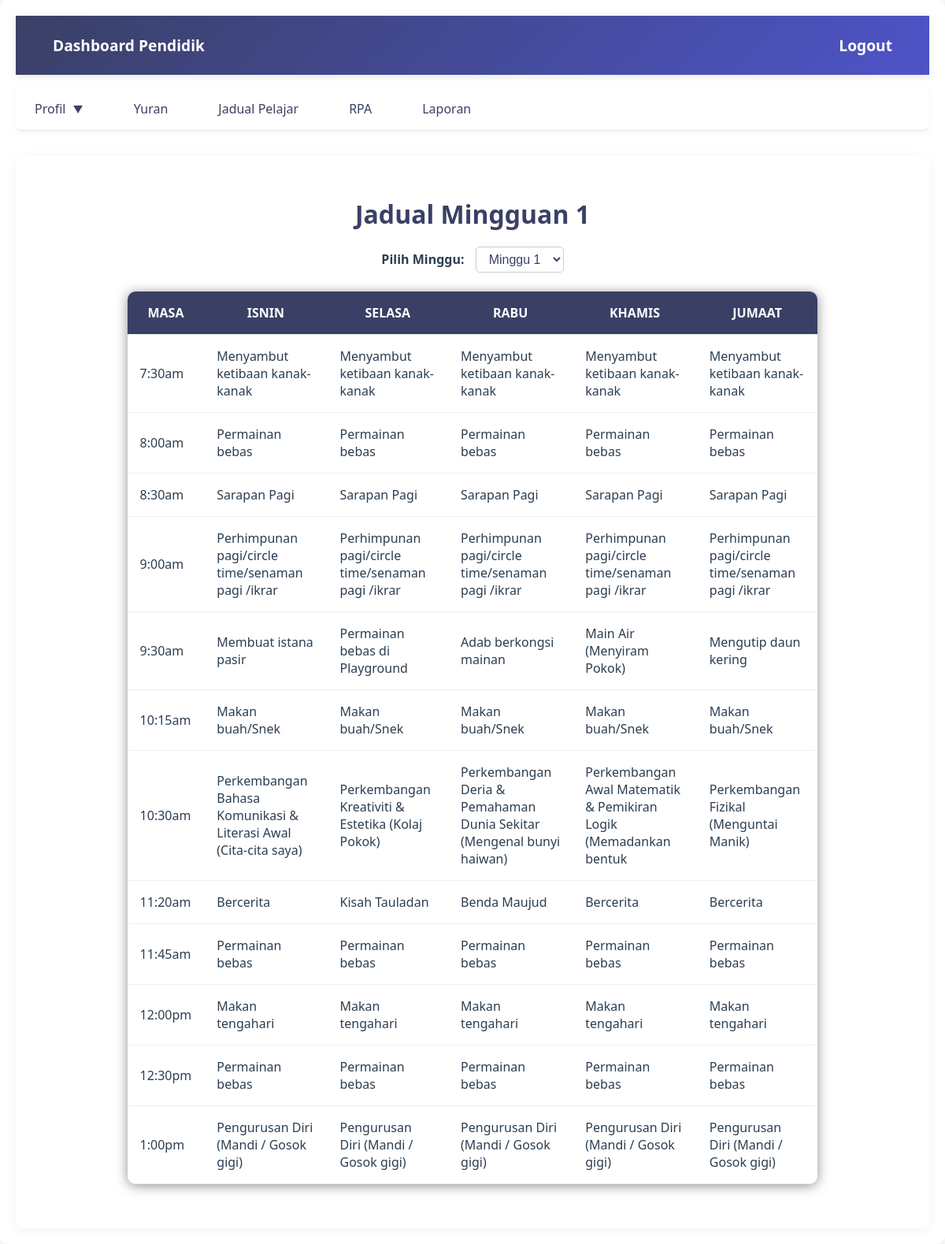
Page /display_jadualPendidik.php on the committed database.
### tables this page shows
CREATE TABLE `jadual` (
  `IdJadual` int(11) NOT NULL,
  `Masa` time NOT NULL,
  `Isnin` text DEFAULT NULL,
  `Selasa` text DEFAULT NULL,
  `Rabu` text DEFAULT NULL,
  `Khamis` text DEFAULT NULL,
  `Jumaat` text DEFAULT NULL,
  `id_pentadbir` int(11) NOT NULL,
  `minggu` int(2) DEFAULT NULL
);

### display_jadualPendidik.php (the view, shortened to what this page needs)
<?php
include 'config.php';
function convertToAmPm($time) {
    return date("g:ia", strtotime($time));
}
$selected_minggu = isset($_GET['minggu']) ? intval($_GET['minggu']) : 1;
?>
<!DOCTYPE html>
<html lang="en">
<head>
    <link rel="stylesheet" href="css/dashboard.css" />
</head>
<body class="dashboard-container">
    <div class="container">
        <header>
            <a href="pendidik_dashboard.php"><span>Dashboard Pendidik</span></a>
            <a href="logout.php">Logout</a>
        </header>
       <nav>
            <ul>
                <li class="dropdown-parent">
                    <a href="#">Profil <span class="dropdown-icon">&#x25BC;</span></a>
                </li>
                <li><a href="yuranPendidik.php">Yuran</a></li>
                <li><a href="display_jadualPendidik.php">Jadual Pelajar</a></li>
                <li><a href="rpa.php">RPA</a></li>
                <li><a href="laporan.php">Laporan</a></li>
            </ul>
        </nav>
         <main>
        <h2 style="text-align: center; margin: 20px 0;">Jadual Mingguan <?php echo $selected_minggu; ?></h2>
        <form method="GET" action="display_jadualPendidik.php" style="text-align:center; margin-bottom: 20px;">
            <label for="minggu-select" style="margin-right: 10px; font-weight: bold;">Pilih Minggu:</label>
            <select name="minggu" id="minggu-select" onchange="this.form.submit()"
                    style="padding: 6px 12px; font-size: 1rem; border-radius: 5px; border: 1px solid #ccc; cursor: pointer;">
                <?php
                for ($i = 1; $i <= 4; $i++) {
                    $selected = ($i == $selected_minggu) ? "selected" : "";
                    echo "<option value='$i' $selected>Minggu $i</option>";
                }
                ?>
            </select>
        </form>
        <table>
            <thead>
                <tr>
                    <th>Masa</th>
                    <th>Isnin</th>
                    <th>Selasa</th>
                    <th>Rabu</th>
                    <th>Khamis</th>
                    <th>Jumaat</th>
                </tr>
            </thead>
            <tbody>
                <?php
                $stmt = $conn->prepare("SELECT Masa, Isnin, Selasa, Rabu, Khamis, Jumaat FROM jadual WHERE minggu = ? ORDER BY STR_TO_DATE(Masa, '%H:%i')");
                $stmt->bind_param("i", $selected_minggu);
                $stmt->execute();
                $result = $stmt->get_result();
                if ($result->num_rows === 0) {
                    echo "<tr><td colspan='6'>Tiada data untuk Minggu $selected_minggu.</td></tr>";
                } else {
                    while ($row = $result->fetch_assoc()) {
                        $formattedTime = convertToAmPm($row['Masa']);
                        echo "<tr>";
                        echo "<td>{$formattedTime}</td>";
                        echo "<td>{$row['Isnin']}</td>";
                        echo "<td>{$row['Selasa']}</td>";
                        echo "<td>{$row['Rabu']}</td>";
                        echo "<td>{$row['Khamis']}</td>";
                        echo "<td>{$row['Jumaat']}</td>";
                        echo "</tr>";
                    }
                }
                ?>
            </tbody>
        </table>
        </main>
    </div>
</body>
</html>

### css/dashboard.css (style rules this page uses)
.dashboard-container { font-family: 'Segoe UI', system-ui, -apple-system, sans-serif; margin: 0; padding: 0; background: #f8f9fa; color: #2c3e50; width: 100%; box-sizing: border-box; min-height: 100vh; }
.dashboard-container .container { max-width: 1200px; width: 100%; margin: 0 auto; padding: 20px; background: #fff; box-shadow: 0 2px 15px rgba(0, 0, 0, 0.05); border-radius: 10px; box-sizing: border-box; }
.dashboard-container header { display: flex; justify-content: space-between; align-items: center; background: linear-gradient(135deg, #3a4065 0%, #4e54c8 100%); padding: 1rem 2rem; color: white; font-size: 1.2em; font-weight: bold; width: 100%; box-sizing: border-box; box-shadow: 0 2px 10px rgba(0, 0, 0, 0.1); }
.dashboard-container header a { color: white; text-decoration: none; font-size: 1em; padding: 8px 15px; border-radius: 5px; transition: all 0.3s ease; }
.dashboard-container nav { background: #ffffff; border-bottom: 1px solid rgba(0, 0, 0, 0.1); width: 100%; box-sizing: border-box; margin-bottom: 2rem; box-shadow: 0 2px 10px rgba(0, 0, 0, 0.05); }
.dashboard-container nav ul { list-style: none; padding: 0; margin: 0; display: flex; align-items: center; gap: 1rem; }
.dashboard-container nav ul li { position: relative; }
.dashboard-container nav ul li a { color: #3a4065; text-decoration: none; padding: 1rem 1.5rem; display: block; font-weight: 500; transition: all 0.3s ease; }
.dropdown-parent > a { display: flex; align-items: center; gap: 5px; }
.dropdown-icon { font-size: 0.8em; transition: transform 0.3s ease; }
.dashboard-container main { padding: 2rem; background: #fff; width: 100%; box-sizing: border-box; border-radius: 10px; box-shadow: 0 2px 15px rgba(0, 0, 0, 0.05); }
.dashboard-container main h2 { margin-top: 0; color: #3a4065; font-size: 2rem; font-weight: 700; text-align: left; margin-bottom: 1.5rem; }
.dashboard-container table { width: 80%; border-collapse: collapse; margin: 1.5rem auto; background: white; border-radius: 10px; overflow: hidden; box-shadow: 0 2px 15px rgba(0, 0, 0, 0.449); }
.dashboard-container th, .dashboard-container td { padding: 1rem; border-bottom: 1px solid #eee; }
.dashboard-container th { background: #3a4065; font-weight: 600; color: #ffffff; text-align: center; }
.dashboard-container td { text-align: left; }
nav ul { list-style-type: none; margin: 0; padding: 0; display: flex; gap: 10px; background-color: #3a4065; padding: 10px; }
nav ul li { display: inline; }
nav ul li a { text-decoration: none; color: white; font-weight: bold; padding: 8px 15px; border-radius: 5px; }
.dropdown-parent { position: relative; }
.dropdown-icon { margin-left: 5px; font-size: 0.8em; }

### display_jadualPendidik.php (style rules this page uses)
table { width: 100%; border-collapse: collapse; margin: 1.5rem 0; background: white; border-radius: 10px; overflow: hidden; box-shadow: 0 2px 15px rgba(0, 0, 0, 0.05); }
th, td { padding: 1rem; text-align: left; border-bottom: 1px solid #eee; }
th { background: rgba(58, 64, 101, 0.05); font-weight: 600; color: #3a4065; text-transform: uppercase; }
#minggu-select { padding: 0.5rem 1rem; border: 1px solid rgba(58, 64, 101, 0.2); border-radius: 6px; font-size: 1rem; color: #3a4065; background: white; cursor: pointer; transition: all 0.3s ease; }
body { margin: 0; font-family: 'Segoe UI', system-ui, -apple-system, sans-serif; background: #f8f9fa; color: #333; }
.container { max-width: 1200px; margin: 0 auto; padding: 0 20px; }
header { background: linear-gradient(135deg, #3a4065 0%, #4e54c8 100%); padding: 1rem; display: flex; justify-content: space-between; align-items: center; box-shadow: 0 2px 10px rgba(0, 0, 0, 0.1); }
header a { color: white; text-decoration: none; font-weight: 600; transition: all 0.3s ease; }
nav { background: #ffffff; border-radius: 8px; margin: 1rem 0; box-shadow: 0 2px 10px rgba(0, 0, 0, 0.05); }
nav ul { background: transparent !important; padding: 0 !important; margin: 0; display: flex; gap: 0.5rem; list-style-type: none; }
nav ul li a { color: #3a4065 !important; padding: 1rem 1.5rem; transition: all 0.3s ease; border-radius: 6px; text-decoration: none; display: flex; align-items: center; }
nav ul li { position: relative; }
.dropdown-parent > a { display: flex; align-items: center; gap: 5px; }

### rows in the picture
jadual: Masa "7:30am", Isnin "Menyambut ketibaan kanak-kanak", Selasa "Menyambut ketibaan kanak-kanak", Rabu "Menyambut ketibaan kanak-kanak", Khamis "Menyambut ketibaan kanak-kanak", Jumaat "Menyambut ketibaan kanak-kanak"
jadual: Masa "8:00am", Isnin "Permainan bebas", Selasa "Permainan bebas", Rabu "Permainan bebas", Khamis "Permainan bebas", Jumaat "Permainan bebas"
jadual: Masa "8:30am", Isnin "Sarapan Pagi", Selasa "Sarapan Pagi", Rabu "Sarapan Pagi", Khamis "Sarapan Pagi", Jumaat "Sarapan Pagi"
jadual: Masa "9:00am", Isnin "Perhimpunan pagi/circle time/senaman pagi /ikrar", Selasa "Perhimpunan pagi/circle time/senaman pagi /ikrar", Rabu "Perhimpunan pagi/circle time/senaman pagi /ikrar", Khamis "Perhimpunan pagi/circle time/senaman pagi /ikrar", Jumaat "Perhimpunan pagi/circle time/senaman pagi /ikrar"
jadual: Masa "9:30am", Isnin "Membuat istana pasir", Selasa "Permainan bebas di Playground", Rabu "Adab berkongsi mainan", Khamis "Main Air (Menyiram Pokok)", Jumaat "Mengutip daun kering"
jadual: Masa "10:15am", Isnin "Makan buah/Snek", Selasa "Makan buah/Snek", Rabu "Makan buah/Snek", Khamis "Makan buah/Snek", Jumaat "Makan buah/Snek"
jadual: Masa "10:30am", Isnin "Perkembangan Bahasa Komunikasi & Literasi Awal (Cita-cita saya)", Selasa "Perkembangan Kreativiti & Estetika (Kolaj Pokok)", Rabu "Perkembangan Deria & Pemahaman Dunia Sekitar (Mengenal bunyi haiwan)", Khamis "Perkembangan Awal Matematik & Pemikiran Logik (Memadankan bentuk", Jumaat "Perkembangan Fizikal (Menguntai Manik)"
jadual: Masa "11:20am", Isnin "Bercerita", Selasa "Kisah Tauladan", Rabu "Benda Maujud", Khamis "Bercerita", Jumaat "Bercerita"
jadual: Masa "11:45am", Isnin "Permainan bebas", Selasa "Permainan bebas", Rabu "Permainan bebas", Khamis "Permainan bebas", Jumaat "Permainan bebas"
jadual: Masa "12:00pm", Isnin "Makan tengahari", Selasa "Makan tengahari", Rabu "Makan tengahari", Khamis "Makan tengahari", Jumaat "Makan tengahari"
jadual: Masa "12:30pm", Isnin "Permainan bebas", Selasa "Permainan bebas", Rabu "Permainan bebas", Khamis "Permainan bebas", Jumaat "Permainan bebas"
jadual: Masa "1:00pm", Isnin "Pengurusan Diri (Mandi / Gosok gigi)", Selasa "Pengurusan Diri (Mandi / Gosok gigi)", Rabu "Pengurusan Diri (Mandi / Gosok gigi)", Khamis "Pengurusan Diri (Mandi / Gosok gigi)", Jumaat "Pengurusan Diri (Mandi / Gosok gigi)"

### other values in the picture
$selected_minggu "1"
